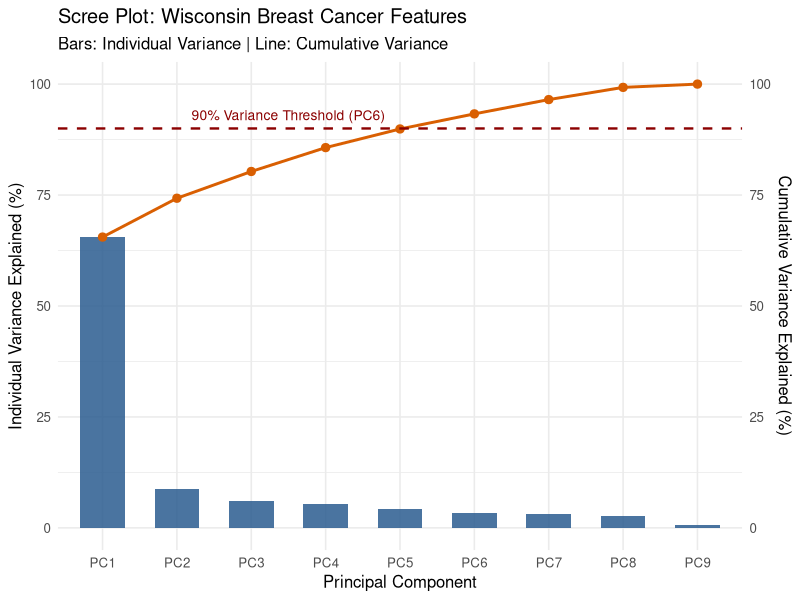
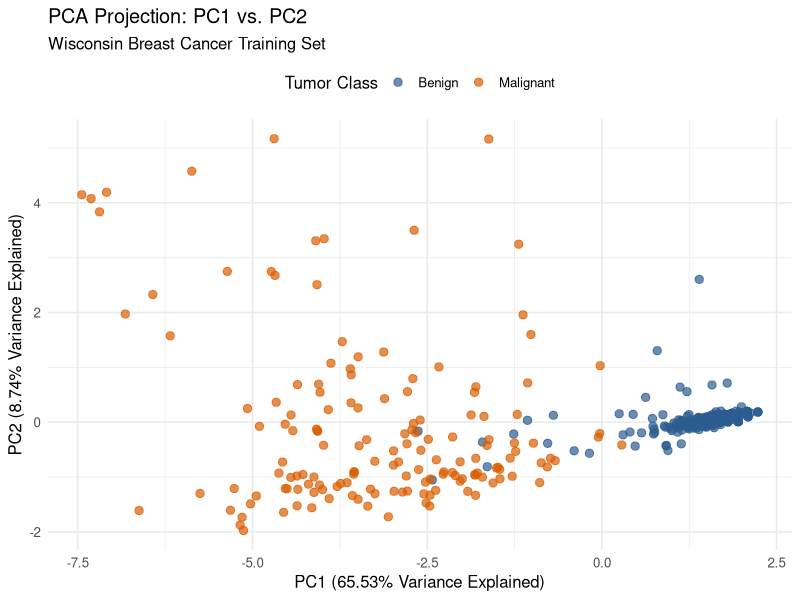

Generate these figures, in order, with R:
# Sequential R script containing the analysis code chunks from
# Breast-Cancer-Analysis.R.html. Section order follows the original report.

## Step 1: Load and prepare the Wisconsin Breast Cancer data

#########################
##### Mini Project 4 ####
#### by Tajwar Fahmid ###
#########################

### Part A: Preprocessing the dataset

## Data Preparation

# Load data from mlbench
library(mlbench)

data(BreastCancer, package = "mlbench")
mydata <- BreastCancer

# Rename mlbench columns to match your script's variable names
names(mydata)[names(mydata) == "Id"]              <- "Case"
names(mydata)[names(mydata) == "Cl.thickness"]    <- "Thick"
names(mydata)[names(mydata) == "Cell.size"]       <- "Size"
names(mydata)[names(mydata) == "Cell.shape"]      <- "Shape"
names(mydata)[names(mydata) == "Marg.adhesion"]   <- "Adhesion"
names(mydata)[names(mydata) == "Bare.nuclei"]     <- "Nuclei"
names(mydata)[names(mydata) == "Class"]           <- "Tumor"
names(mydata)[names(mydata) == "Turmor"]          <- "Tumor" # In case already misspelled

# Clean missing values and convert types
mydata[mydata == "?"] <- NA
mydata$Nuclei <- as.numeric(as.character(mydata$Nuclei))
mydata <- na.omit(mydata)

# Convert all ordinal factor features to numeric
cols_to_scale <- c("Thick", "Size", "Nuclei", "Shape", "Adhesion", 
                   "Epith.c.size", "Bl.cromatin", "Normal.nucleoli", "Mitoses")
mydata[cols_to_scale] <- lapply(mydata[cols_to_scale], function(x) as.numeric(as.character(x)))

# Convert target to binary (0/1)
mydata$Tumor <- ifelse(mydata$Tumor == "malignant", 1, 0)

# Why standardization is important:
# Standardization is important before performing PCA because it ensures each variable contributes with unit variance and so no single variable can dominate the principal components.

## Train-Test Split

## Step 2: Create the seeded stratified training and test sets

# 70-30 split
library(caret)

set.seed(7435)
train_indices <- createDataPartition(mydata$Tumor, p = 0.70, list = FALSE)

train_data <- mydata[train_indices, ]
test_data  <- mydata[-train_indices, ]

# Why stratified sampling is important: 
# This method preserves the original target class distribution and is helpful because without it, our model can have extreme sampling bias where an important minority class may not be properly represented in the sample.

## PCA for Training

## Step 3: Explore training-feature principal components
# Correlation matrix
train_features <- train_data[, cols_to_scale]
R_train <- cor(train_features, use = "complete.obs")
round(R_train, 3)

# Eigenvalues and eigenvectors for R_train
decomp <- eigen(R_train)
eigenvalues <- decomp$values
eigenvectors <- decomp$vectors

eigenvalues

eigenvectors

# Verification with prcomp()
pca_out <- prcomp(train_features, center = TRUE, scale. = TRUE)
pca_out

# Table of eigenvalues, proportion of variance explained, and cumulative variance
eigenvalues <- pca_out$sdev^2
prop_var <- eigenvalues / sum(eigenvalues)
cum_var  <- cumsum(prop_var)

pca_variance_table <- data.frame(
  PC = paste0("PC", seq_along(eigenvalues)),
  Eigenvalue = round(eigenvalues, 4),
  Proportion_Variance = round(prop_var, 4),
  Cumulative_Variance = round(cum_var, 4)
)

print(pca_variance_table, row.names = FALSE)

# How many components for at least 90% explainability of variance:
# We need to select at least 6 components to explain at least 90% of the variance in the data.

## Scree Plot and Component Selection
library(ggplot2)

# Build scree dataframe directly from the computed table
scree_df <- data.frame(
  PC = pca_variance_table$PC,
  Eigenvalue = pca_variance_table$Eigenvalue,
  PropVar = pca_variance_table$Proportion_Variance * 100,
  CumVar  = pca_variance_table$Cumulative_Variance * 100
)

# Plot individual and cumulative variance explained
ggplot(scree_df, aes(x = PC)) +
  geom_col(aes(y = PropVar), fill = "#2b5c8f", width = 0.6, alpha = 0.85) +
  geom_line(aes(y = CumVar, group = 1), color = "#d95f02", linewidth = 1) +
  geom_point(aes(y = CumVar), color = "#d95f02", size = 2.5) +
  geom_hline(yintercept = 90, linetype = "dashed", color = "darkred", linewidth = 0.8) +
  annotate("text", x = 3.5, y = 93, label = "90% Variance Threshold (PC6)", color = "darkred", size = 3.5) +
  scale_y_continuous(
    name = "Individual Variance Explained (%)",
    sec.axis = sec_axis(~., name = "Cumulative Variance Explained (%)")
  ) +
  labs(
    title = "Scree Plot: Wisconsin Breast Cancer Features",
    subtitle = "Bars: Individual Variance | Line: Cumulative Variance",
    x = "Principal Component"
  ) +
  theme_minimal(base_size = 12)

# Components based on elbow:
# The scree elbow selects 1 or 2 components, where the variance curve sharply levels off. This contradicts the 90% variance rule, which requires 6 components to retain subtle secondary signals.

## PC Loadings and Interpretations

# Loading vectors for 4 PCs
loadings_4pc <- pca_out$rotation[, 1:4]
round(loadings_4pc, 4)

# Part (b): Plain Language Interpretation
# PC1 (Global Malignancy Index): Captures overall structural deformity and severity across all 9 features; large negative values indicate aggressive, highly abnormal cells.
# PC2 (Proliferation Rate): Dominated almost entirely by Mitoses; measures active cell division independent of static cell shape.
# PC3 (Clump Thickness): Driven primarily by Thick opposing Adhesion; contrasts dense, multilayered cell clusters against flatter tissue sheets.
# PC4 (Cellular Integrity): Contrasts Nuclei against Epith.c.size; separates stripped, bare nuclei from intact, cytoplasm-rich epithelial cells.

# Part (c): Dominant Feature Contributions
# PC1: Size (14.7%) and Shape (14.4%) contribute most, though variance is shared evenly across all features except Mitoses.
# PC2: Mitoses (86.4%) overwhelmingly drives this component.
# PC3: Thick (68.9%) dominates, followed by Adhesion (17.9%).
# PC4: Nuclei (30.1%) and Epith.c.size (26.6%) form the primary opposing weights.

## Visualization
# 1. Combine PCA scores with class labels
pca_plot_df <- data.frame(
  PC1 = pca_out$x[, 1],
  PC2 = pca_out$x[, 2],
  Tumor = factor(train_data$Tumor, levels = c(0, 1), labels = c("Benign", "Malignant"))
)

# 2. Generate the 2D projection scatterplot
ggplot(pca_plot_df, aes(x = PC1, y = PC2, color = Tumor)) +
  geom_point(alpha = 0.7, size = 2.5) +
  scale_color_manual(values = c("Benign" = "#2b5c8f", "Malignant" = "#d95f02")) +
  labs(
    title = "PCA Projection: PC1 vs. PC2",
    subtitle = "Wisconsin Breast Cancer Training Set",
    x = "PC1 (65.53% Variance Explained)",
    y = "PC2 (8.74% Variance Explained)",
    color = "Tumor Class"
  ) +
  theme_minimal(base_size = 12) +
  theme(legend.position = "top")

# Interpretation - The plot shows distinct separation along PC1, where benign cases cluster tightly at positive values while malignant cases disperse widely into negative values. PC2 primarily captures variance within the malignant cohort, where aggressive tumors with high mitotic rates spread vertically.

### Part B: Logistic Regression Without PCA

## Step 4: Fit and evaluate the full-feature logistic model
## Fitting log reg model
# Fit logistic regression on the unscaled training split
glm_full <- glm(
  Tumor ~ Thick + Size + Shape + Adhesion + Epith.c.size + Nuclei + Bl.cromatin + Normal.nucleoli + Mitoses,
  data = train_data,
  family = binomial(link = "logit")
)

summary(glm_full)

# Model Summary, coefficient, p-values
# Extract coefficients, standard errors, z-values, and p-values
coef_table <- summary(glm_full)$coefficients
round(coef_table, 4)

# Compute Odds Ratios (OR) and 95% Confidence Intervals
odds_ratios <- exp(cbind(OR = coef(glm_full), confint.default(glm_full)))
round(odds_ratios, 4)

## Evaluating log reg model
# Confusion matrix
# Predict probabilities on the unseen test set
test_probs <- predict(glm_full, newdata = test_data, type = "response")

# Classify using standard threshold 0.5
test_preds_50 <- ifelse(test_probs >= 0.5, 1, 0)

# Build confusion matrix (Positive Class = Malignant / 1)
conf_50 <- confusionMatrix(
  data = factor(test_preds_50, levels = c(0, 1), labels = c("Benign", "Malignant")),
  reference = factor(test_data$Tumor, levels = c(0, 1), labels = c("Benign", "Malignant")),
  positive = "Malignant"
)

conf_50$table

# Most concerning misclassification for this problem:
# A false negative is the most concerning misclassification for this case because predicting a malignant tumor to be benign will cause treatment to be delayed and witheld, this will allow cancer cells to multiply and metastasize, which directly reduces patient survival.

# Recalculating tables at different thresholds:
# Function to evaluate classification metrics across custom cutoffs
eval_cutoff <- function(probs, actual, cutoff) {
  preds <- ifelse(probs >= cutoff, 1, 0)
  cm <- confusionMatrix(
    data = factor(preds, levels = c(0, 1), labels = c("Benign", "Malignant")),
    reference = factor(actual, levels = c(0, 1), labels = c("Benign", "Malignant")),
    positive = "Malignant"
  )
  data.frame(
    Cutoff      = cutoff,
    TP          = cm$table["Malignant", "Malignant"],
    FP          = cm$table["Malignant", "Benign"],
    TN          = cm$table["Benign", "Benign"],
    FN          = cm$table["Benign", "Malignant"],
    Sensitivity = round(unname(cm$byClass["Sensitivity"]), 4),
    Specificity = round(unname(cm$byClass["Specificity"]), 4),
    Accuracy    = round(unname(cm$overall["Accuracy"]), 4)
  )
}

# Tabulate across 0.3, 0.5, and 0.7 cutoffs
threshold_table <- do.call(rbind, lapply(c(0.3, 0.5, 0.7), function(c) {
  eval_cutoff(test_probs, test_data$Tumor, c)
}))

print(threshold_table, row.names = FALSE)

# The logistic regression model achieves solid diagnostic performance across all cutoffs, peaking at 95.10% accuracy and 95.35% sensitivity at the 0.3 threshold. 
# As the cutoff rises toward 0.7, false negatives jump from 4 to 12, trading away vital cancer detection capability for only a 0.84% gain in specificity. 
# Consequently, the 0.3 cutoff is optimal for clinical screening, providing the lowest missed-cancer rate alongside the highest overall test accuracy.

### Part C: Logistic Regression With PCA

## Step 5: Fit and evaluate the six-component logistic model
## Model
# 1. Extract the 6 selected PC training scores and pair with Tumor target
train_pca_data <- data.frame(
  Tumor = train_data$Tumor,
  pca_out$x[, 1:6]
)

# 2. Fit Logistic Regression using the first 6 Principal Components
glm_pca <- glm(
  Tumor ~ PC1 + PC2 + PC3 + PC4 + PC5 + PC6,
  data = train_pca_data,
  family = binomial(link = "logit")
)

summary(glm_pca)

## Comparing models and confusion matrix
# Extract coefficient table rounded to 4 decimal places
pca_coef_table <- summary(glm_pca)$coefficients
round(pca_coef_table, 4)

# Odds Ratios and 95% Confidence Intervals
pca_or <- exp(cbind(OR = coef(glm_pca), confint.default(glm_pca)))
round(pca_or, 4)

# Predict on test set using the first 6 components
test_features <- test_data[, cols_to_scale]
test_pca_scores <- predict(pca_out, newdata = test_features)[, 1:6]
pca_test_probs <- predict(glm_pca, newdata = as.data.frame(test_pca_scores), type = "response")
pca_test_preds <- ifelse(pca_test_probs >= 0.5, 1, 0)

conf_pca <- confusionMatrix(
  data = factor(pca_test_preds, levels = c(0, 1), labels = c("Benign", "Malignant")),
  reference = factor(test_data$Tumor, levels = c(0, 1), labels = c("Benign", "Malignant")),
  positive = "Malignant"
)

conf_pca$table

round(conf_pca$overall["Accuracy"], 4)

round(conf_pca$byClass[c("Sensitivity", "Specificity", "Precision")], 4)

## Better model?
# While the 6-component PCA logistic model achieves slightly higher test accuracy (94.12% vs. 93.63%) by resolving severe feature collinearity, the original logistic model should be preferred in a medical setting because its coefficients map directly to tangible cytological markersâ€”such as bare nuclei and clump thicknessâ€”which pathologists and tumor boards can transparently interpret, explain to patients, and align with established clinical grading protocols without sacrificing diagnostic power.

### Bonus

## Step 6: Run the report's five-fold cross-validation analysis
# Ensure target is a properly formatted factor for caret classification
cv_data <- mydata[, c("Tumor", cols_to_scale)]
cv_data$Tumor <- factor(cv_data$Tumor, levels = c(0, 1), labels = c("Benign", "Malignant"))

# Set up stratified 5-fold cross-validation
set.seed(7435)
train_control <- trainControl(
  method = "cv",
  number = 5,
  classProbs = TRUE,
  summaryFunction = twoClassSummary, # Computes ROC, Sens, Spec
  savePredictions = "final"
)

# Fit Logistic Regression via 5-Fold CV
cv_model <- train(
  Tumor ~ .,
  data = cv_data,
  method = "glm",
  family = binomial(link = "logit"),
  trControl = train_control,
  metric = "ROC"
)

# Extract pooled out-of-fold confusion matrix
cv_conf_matrix <- confusionMatrix(
  data = cv_model$pred$pred,
  reference = cv_model$pred$obs,
  positive = "Malignant"
)

print(cv_conf_matrix)

# The 5-fold cross-validated logistic model demonstrates strictly superior and more reliable performance than the single 70/30 test split across every evaluation metric, raising accuracy from 93.63% to 96.78%, sensitivity from 91.86% to 95.40%, and specificity from 94.92% to 97.52%.
# By evaluating out-of-fold predictions across all 683 observations rather than relying on a single 204-sample partition, cross-validation eliminates split-dependent variance, recovers borderline cases that were disproportionately concentrated in the test holdout, and provides a robust, statistically sound estimate of the model's true clinical generalization ability.
